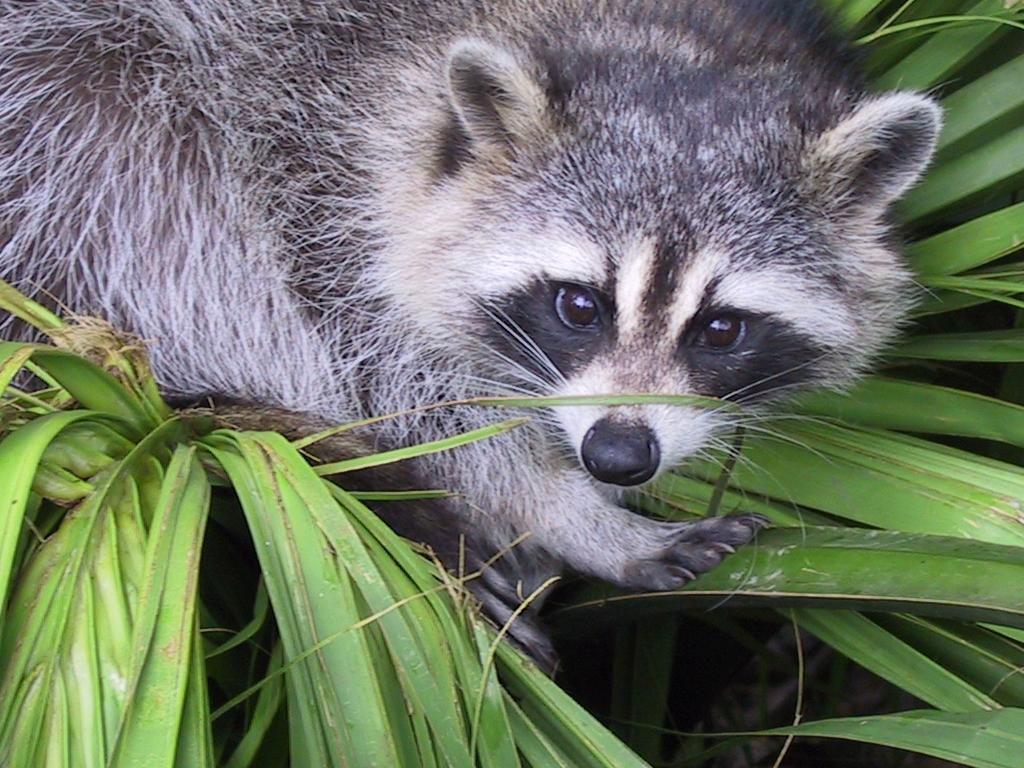
#> input picture 1-array/ex03/animal.jpeg, 1024 x 768 px
$ python zoom.py
#> lines starting #> are read from the running program, lines starting #| are printed output that depends on the picture
### 1-array/ex03/load_image.py
from PIL import Image, UnidentifiedImageError
import numpy as np


def ft_load(path: str) -> np.ndarray:
    """
    Load an image, print its shape and pixels,
    and return it as NumPy array

    Args:
        path (str):
            path to image file

    Returns:
        np.ndarray:
            image converted into NumPy array

    Notes:
        Prints error message and returns empty array if loading fails
    """
#> called with path = 'animal.jpeg'

    if not isinstance(path, str):
        print("TypeError: path must be a string")
        return np.array([])

    if not path.lower().endswith((".jpg", ".jpeg")):
        print("ValueError: Only JPG and JPEG formats are supported")
        return np.array([])

    try:
        with Image.open(path) as image:
#> image is the input picture: PIL image 1024x768 RGB; mean R, G, B 110.7, 117.7, 102.1
            img_array = np.array(image)
            print(f"The shape of image is: {img_array.shape}")
#| The shape of image is: (768, 1024, 3)
            print(img_array)
#> (printed output is left out)
            return img_array
    except FileNotFoundError:
        print(f"File not found: {path}")
        return np.array([])
    except UnidentifiedImageError:
        print(f"Cannot open image: {path}")
        return np.array([])
    except Exception as e:
        print(f"{type(e).__name__}: {e}")
        return np.array([])

### 1-array/ex03/zoom.py
from load_image import ft_load
import numpy as np
import matplotlib.pyplot as plt


def ft_zoom(
    img_array: np.ndarray,
    area: tuple[int, int, int, int]
) -> np.ndarray:
    """
    Zoom into an image array using the provided crop area.

    Args:
        img_array (np.ndarray):
            image represented as a NumPy array
        area (tuple[int, int, int, int]):
            crop area formatted as (y_start, y_end, x_start, x_end)

    Returns:
        np.ndarray:
            Cropped image array

    Notes:
        Prints error message and returns empty array if validation fails
    """
#> called with area = (100, 400, 500, 800)

    if not isinstance(img_array, np.ndarray):
        print("TypeError: img_array must be a NumPy array")
        return np.array([])
    if img_array.ndim != 3 or img_array.shape[2] != 3:
        print("ValueError: image must have 3 RGB channels")
        return np.array([])
    if not isinstance(area, tuple):
        print("TypeError: area must be a tuple")
        return np.array([])
    if len(area) != 4:
        print("ValueError: area must contain 4 integers")
        return np.array([])
    if not all(isinstance(value, int) for value in area):
        print("TypeError: area values must be integers")
        return np.array([])

    y1, y2, x1, x2 = area

    if y2 <= y1 or x2 <= x1:
        print("ValueError: invalid crop boundaries")
        return np.array([])

    height, width = img_array.shape[:2]
#> height = 768; width = 1024

    if (y1 < 0 or x1 < 0 or y2 > height or x2 > width):
        print("ValueError: crop area exceeds image dimensions")
        return np.array([])

    zoomed = img_array[y1:y2, x1:x2]
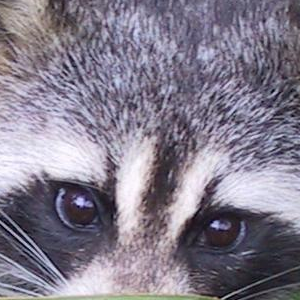
#> zoomed: shape (300, 300, 3); mean R, G, B 131.2, 124.4, 140.2
    gray = np.mean(zoomed, axis=2, keepdims=True).astype(np.uint8)

    return gray


def main():
    """
    Load image, zoom into it, and display the result
    """
    animal = ft_load("animal.jpeg")
    if animal.size == 0:
        return

    zoomed = ft_zoom(animal, (100, 400, 500, 800))
    if zoomed.size == 0:
        return
    print(f"New shape after slicing: {zoomed.shape}")
#| New shape after slicing: (300, 300, 1)
    print(zoomed)
#> (printed output is left out)

    plt.imshow(zoomed.squeeze(), cmap="gray")
    plt.show()


if __name__ == "__main__":
    main()
